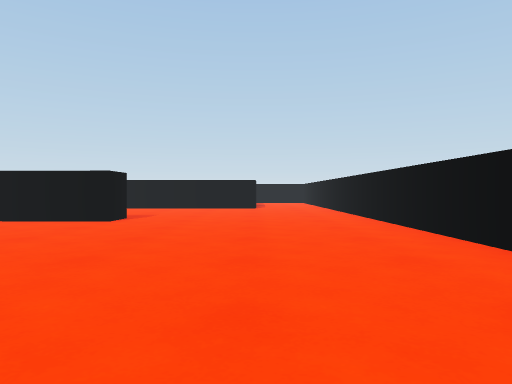
view 1 (above)

24 first-person views from a walk through a scene from a Unity 3-D project. The camera is 0.58 m above the floor, looks level and sees 70° across. The floor is counted in squares, 1 m on a side. Each view is taken from the middle of a square. On the plan, view 1 faces up. The plan holds only what a view shows up to about 10 squares ahead; the rest is blank. The player is left out.

view 2
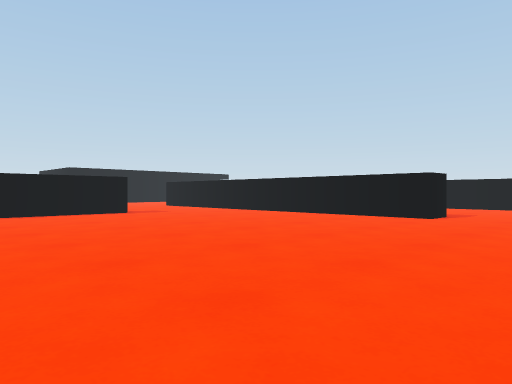

view 3
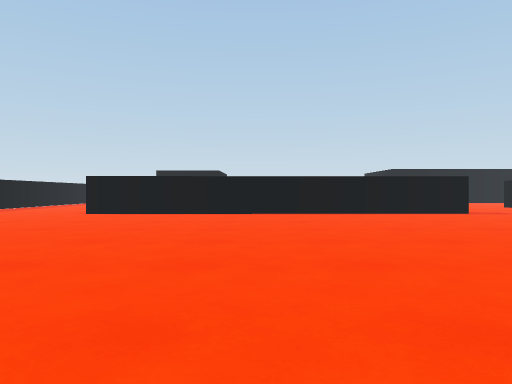

view 4
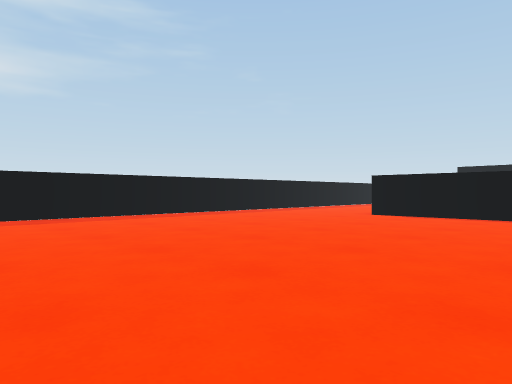

view 5
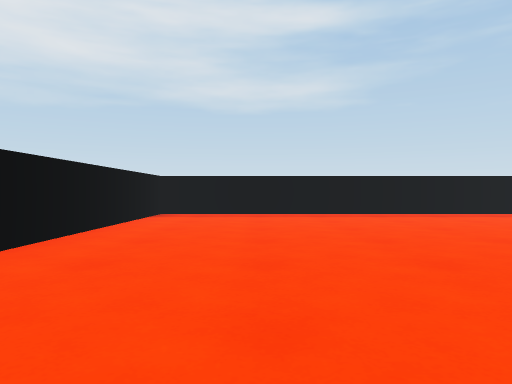

view 6
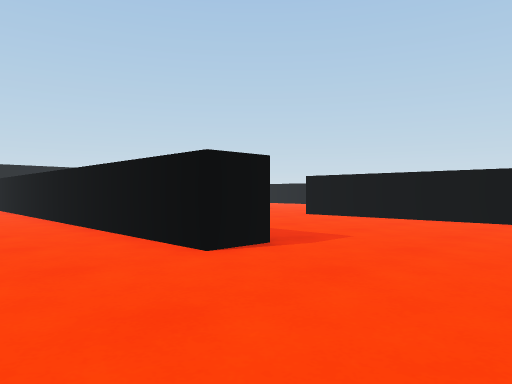

view 7
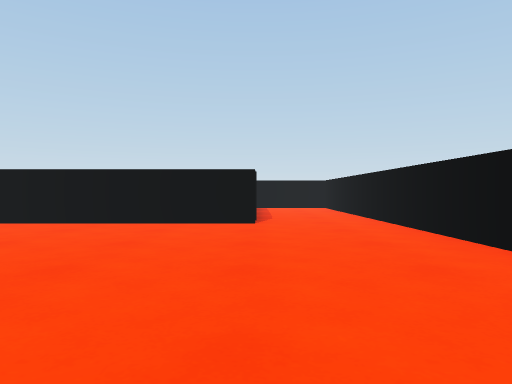

view 8
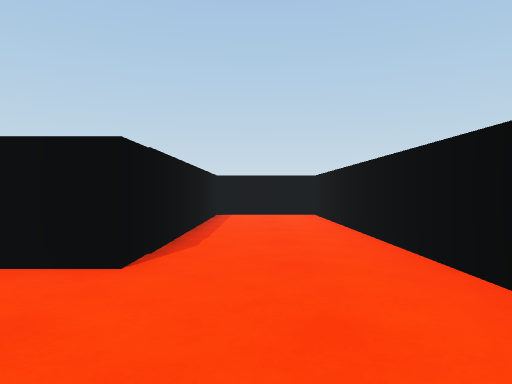

view 9
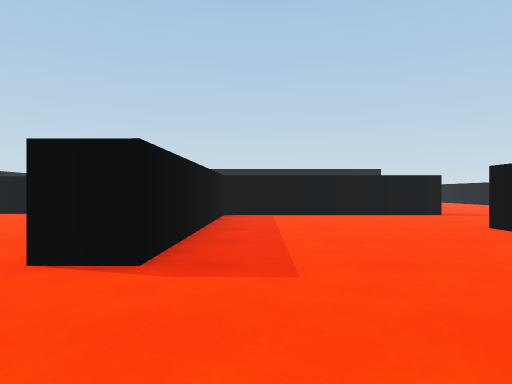

view 10
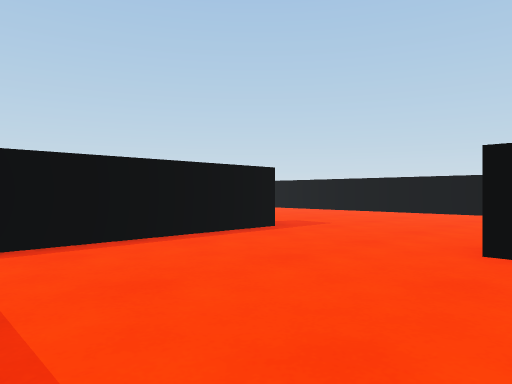

view 11
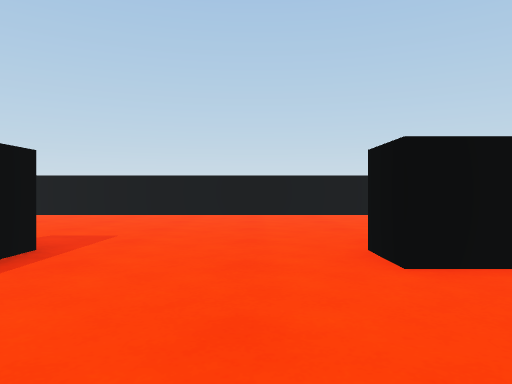

view 12
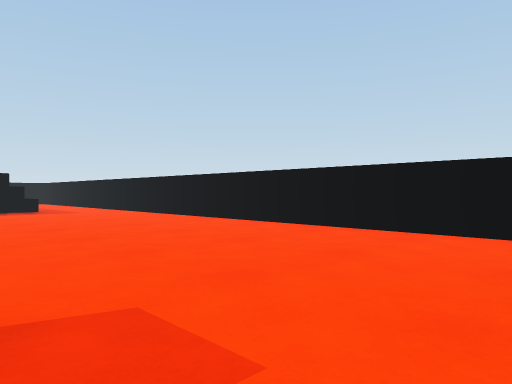

view 13
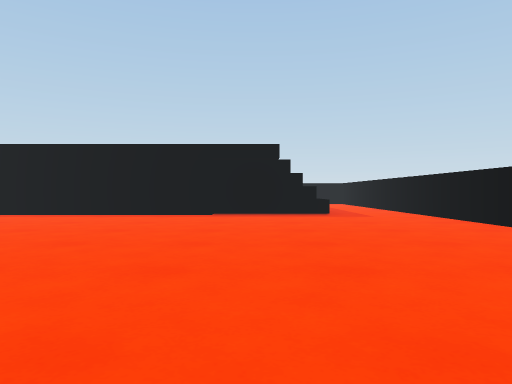

view 14
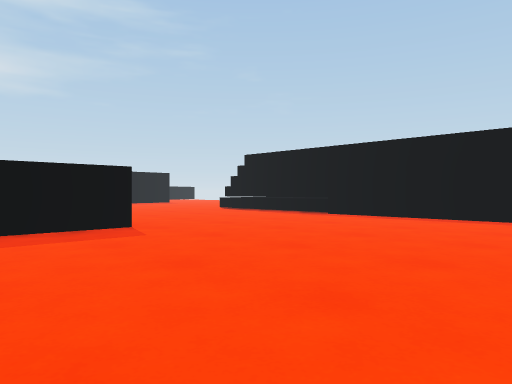

view 15
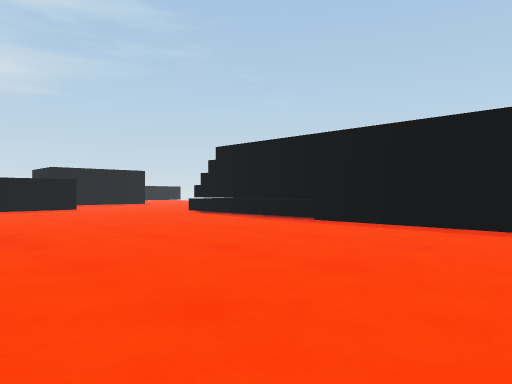

view 16
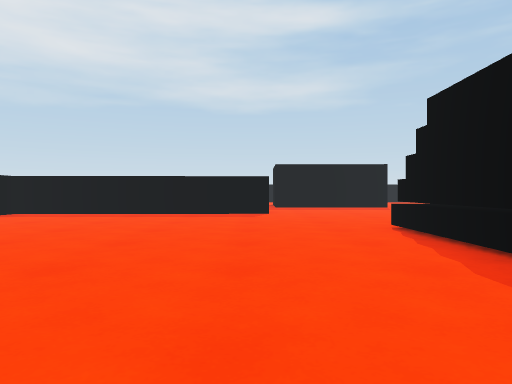

view 17
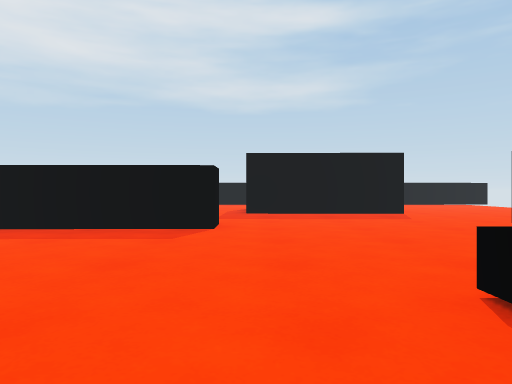

view 18
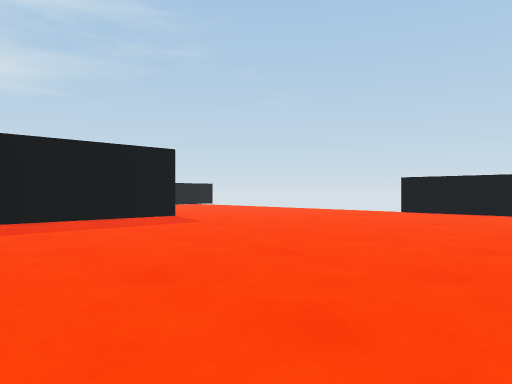

view 19
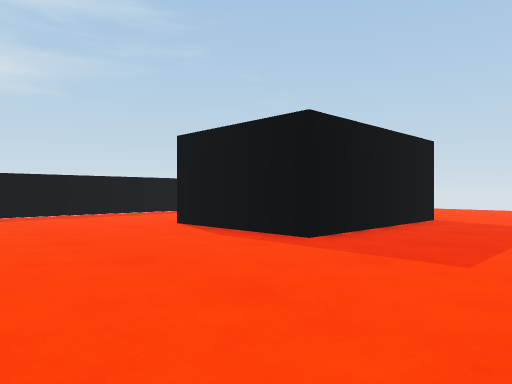

view 20
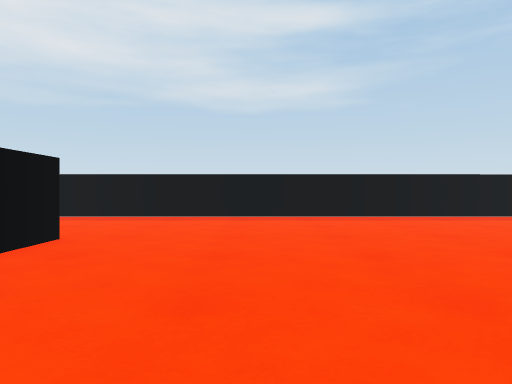

view 21
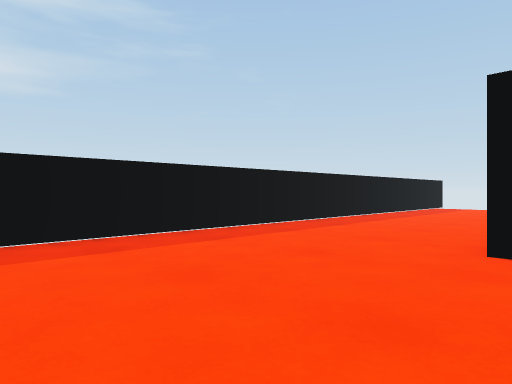

view 22
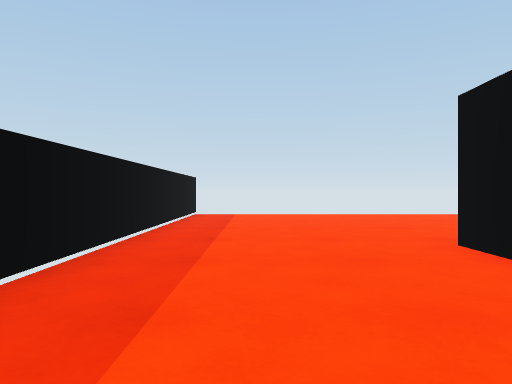

view 23
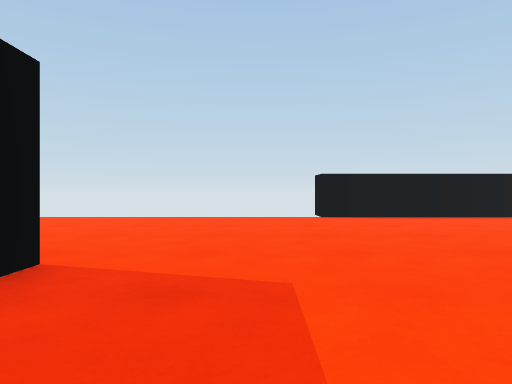

view 24
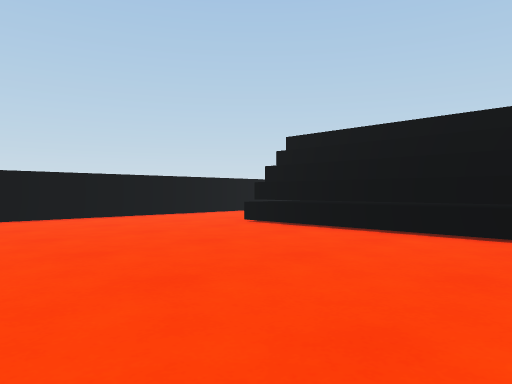

### Floor plan
Points are (right, up) in squares from view 1. A wall is a line through its corners. A room is listed if a view was taken in it or the views show most of it. See-through windows are left out.
Room 1 (views 1, 2, 3, 4, 5, 6, 7, 8, 9, 10, 11, 12, 13, 14, 15, 16, 17, 18, 19, 20, 21, 22, 23, 24)
walls: (-9.8, 3.8) (-9.7, -6.6); (-13.8, 8.3) (-12, 8.2); (-17.3, -0.5) (-17.3, 0.3) (-10.6, 0.3) (-10.6, 1); (-19.9, 4.2) (-24.3, 4.2); (-19.9, 4.5) (-24.3, 4.5); (-9.2, 13.8) (-9.2, 8.2) (-2.9, 8.1) (-2.9, 7.2) (-11.8, 7.3); (-10.6, -6.6) (-10.6, -5.4); (-22, -3.7) (-17.7, -3.8) (-17.8, -6.9); (-21.1, -6.8) (-22.1, -6.8); (2.5, 3.5) (2.5, 19.3) (0, 19.3) (0, 12.8) (-5.9, 12.8) (-5.9, 13.8); (-19.3, 16.9) (-19.2, 3.9); (-27.4, 4.8) (-27.4, -0.5); (-6.8, -10.6) (2.5, -10.6) (2.5, -4.5); (-4.1, 19.3) (-20.1, 19.2); (-28, -10.7) (-8.3, -10.6)
low walls: (-19.8, 4) (-24.3, 3.9)

Positions as (right, up) in squares from view 1, and headings:
1: (0, 0), facing up
2: (0, -1), facing up-left
3: (0, -2), facing left
4: (-1, -2), facing down-left
5: (0, -1), facing down
6: (0, 5), facing up-left
7: (0, 6), facing up
8: (1, 10), facing up
9: (0, 9), facing left
10: (-5, 9), facing up-left
11: (-7, 10), facing up
12: (-8, 14), facing up-left
13: (-10, 15), facing left
14: (-11, 14), facing down-left
15: (-13, 13), facing down-left
16: (-17, 10), facing down
17: (-18, 6), facing down
18: (-17, 4), facing down-left
19: (-14, -1), facing down-left
20: (-13, -2), facing down
21: (-14, -6), facing down-left
22: (-18, -9), facing left
23: (-19, -2), facing left
24: (-19, -1), facing up-left
